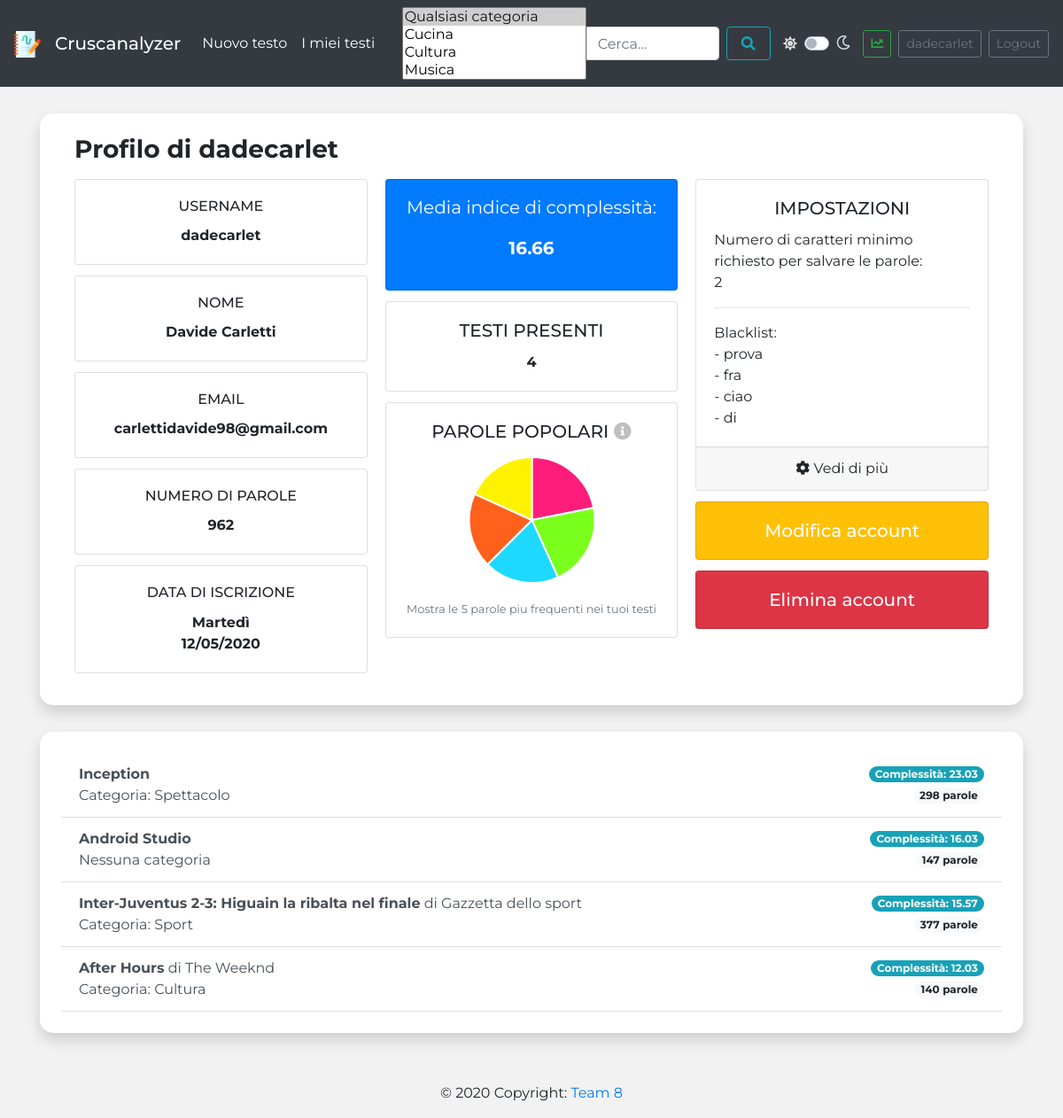
Page /user/26/ (signed in) on the committed database.
### text_management/models.py (models this page shows, shortened)
class Text(models.Model):
    user_owner = models.ForeignKey(settings.AUTH_USER_MODEL, on_delete=models.CASCADE,
                                   related_name='user_texts')  # Reference to the table User, created automatically by
    title = models.CharField(max_length=150)
    author = models.CharField(max_length=150, null=True, blank=True)
    link = models.URLField(max_length=250, null=True, blank=True)
    category = models.ForeignKey(Category, on_delete=models.SET_NULL, null=True, blank=True,
                                 related_name='category_texts')  # If the text category is cancelled, it is set as NULL.
    complexity = models.DecimalField(max_digits=20, decimal_places=2)
    content = ""  # Text content, not stored because of copyright problems
    _analysis = None  # Analysis of the text
    @property
    def analysis(self):
        if self._analysis is None:
            if self.content == "":
                self._analysis = {}
                for query_result in Analysis.objects.filter(text_id=self.pk):
                    self._analysis[query_result.word] = query_result.frequency
            else:
                self._analysis = dict(analyze_text(self.content)
                                      .most_common())  # Calculate and store the analysis of the text
        return self._analysis
    @property
    def word_counter(self):
        return Analysis.objects.filter(text_id=self.pk).count()
    class Meta:
        ordering = ['-pk', ]  # Ordering for DESC pk (last inserted first)

class UserTextSettings(models.Model):
    user = models.OneToOneField(User, primary_key=True, on_delete=models.CASCADE, related_name='user_text_settings')
    blacklist_string = models.TextField(default='')
    min_characters = models.IntegerField(default=0)
    @property
    def blacklist(self):
        if self.blacklist_string == '':
            return []
        return (''.join(self.blacklist_string.split())).split(';')

class Category(models.Model):
    name = models.CharField(max_length=150)
    def __str__(self):
        return f'{self.name}'
    class Meta:
        ordering = ['name']

### cruscanalyzer/views.py (the view)
# urls.py: path('user/<int:pk>/', UserProfileView.as_view(), name='other-user'),
class UserProfileView(BasicView, TemplateView):
    user_for_profile = None
    object_list = None
    template_name = 'user_info.html'
    def get_context_data(self, **kwargs):
        context = super(UserProfileView, self).get_context_data(**kwargs)
        try:
            self.user_for_profile = get_object_or_404(User, pk=kwargs['pk'])
        except ObjectDoesNotExist:
            raise Http404
        self.object_list = Text.objects.filter(user_owner_id=self.user_for_profile.id)
        return context

### templates/user_info.html (shortened to what this page needs)
{% extends 'base.html' %}
{% load static %}
{% load app_filters %}
{% block content %}
    <div class="box-width-radius2 container-md shadow p-4 mb-3 pl-10 bg-white w-auto">
        {% include 'user_management/base/base_user_profile.html' with user_for_profile=view.user_for_profile texts=view.object_list title_profile="Profilo di "|add:view.user_for_profile.username %}
    </div>
    <div class="box-width-radius2 container-md shadow p-4 mb-3 pl-10 bg-white w-auto">
        {% include 'text_management/base/base_user_text_list.html' with object_list=view.object_list%}
    </div>
{% endblock %}

### templates/navbar.html (shortened to what this page needs)
{% load static %}
<nav class="navbar navbar-expand-lg navbar-dark bg-dark ">
    <a class="navbar-brand" href="{% url 'home' %}">
        <img src="{% static "img/business.png" %}" width="30" height="30" alt="">
    </a>
    <a href="{% url 'home' %}">
        <span class="navbar-brand mb-0 h1 ">Cruscanalyzer</span>
    </a>
    <div class="collapse navbar-collapse " id="navbarSupportedContent">
        <ul class="navbar-nav mr-auto ">
            {% if user.is_authenticated %}
                <li class="nav-item active">
                    <a class="nav-link" href={% url 'text_management:text-insert' %}>Nuovo testo</a>
                </li>
                <li class="nav-item active">
                    <a class="nav-link" href={% url 'text_management:text-list' %}>I miei testi</a>
                </li>
            {% endif %}
        </ul>
        {% if user.is_authenticated %}
            {% with searchbar_form_id='navbar-search-form' searchbar_select_categories_id='navbar-select-categories' %}
                {% include 'searchbar.html' with compare=False %}
            {% endwith %}
        {% endif %}
        <i class="fas fa-sun fa-theme"></i>
        <div class="custom-control custom-switch ml-2">
            <label class="custom-control-label" for="darkSwitch">
                <i class="far fa-moon fa-theme"></i>
            </label>
        </div>
        {% if user.is_authenticated %}
            <ul class="navbar-nav ml-auto ">
                <li class="nav-item active">
                    <a class="btn btn-sm btn-outline-success mr-2" href="{% url 'text_management:dashboard' %}"
                       role="button"><i class="fas fa-chart-line"></i></a>
                </li>
                <li class="nav-item active">
                    <a class="btn btn-sm btn-outline-secondary mr-2" href="{% url 'user_management:user' %}"
                       role="button">{{ user.username }}</a>
                </li>
                <li class="nav-item active">
                    <a class="btn btn-sm btn-outline-secondary" href="{% url 'user_management:user-logout' %}"
                       role="button">Logout</a>
                </li>
            </ul>
        {% endif %}
    </div>
</nav>

### templates/searchbar.html
{% load static %}
{% if compare %}
    <form id="{{ searchbar_form_id }}" class="form-inline ml-0 mr-auto">
{% else %}
    <form id="{{ searchbar_form_id }}" class="form-inline ml-0 mr-auto" method="GET"
          action="{% url 'text_management:text-search' %}">
{% endif %}
    <select id="{{ searchbar_select_categories_id }}" class="selectpicker ml-sm-2 select-categories" multiple name="category" data-style="btn-info">
        <option class="select-all" value="0" selected="">Qualsiasi categoria</option>
        {% for category in view.categories %}
            <option value="{{ category.id }}">{{ category.name }}</option>
        {% endfor %}
    </select>
    <input class="search-field form-control mr-2" type="search"
       placeholder="Cerca..." aria-label="Cerca" name="search" size="40">
    <button class="btn btn-outline-info search-button nav-link my-2 my-sm-0"  type="submit">
        <i class="fas fa-search d-flex align-items-center"></i>
    </button>
</form>

### user_management/templates/user_management/base/base_user_profile.html (shortened to what this page needs)
{% load app_filters %}
{% load static %}
<div class="container">
    <h3 class="font-weight-bold">{{ title_profile }}</h3>
    <div class="card-columns mt-3">
        <div class="card text-center">
            <div class="card-body">
                <h6 class="card-title">USERNAME</h6>
                <p class="card-text font-weight-bold">{{ user_for_profile.username }}</p>
            </div>
        </div>
        <div class="card text-center">
            <div class="card-body">
                <h6 class="card-title">NOME</h6>
                <p class="card-text font-weight-bold">{{ user_for_profile.first_name }} {{ user_for_profile.last_name }}</p>
            </div>
        </div>
        <div class="card text-center">
            <div class="card-body">
                <h6 class="card-title">EMAIL</h6>
                <p class="card-text font-weight-bold">{{ user_for_profile.email }}</p>
            </div>
        </div>
        <div class="card text-center">
            <div class="card-body">
                <h6 class="card-title">NUMERO DI PAROLE</h6>
                <p class="card-text font-weight-bold">{{ texts|get_user_words }}</p>
            </div>
        </div>
        <div class="card text-center">
            <div class="card-body">
                <h6 class="card-title">DATA DI ISCRIZIONE</h6>
                <div class="container">
                    <span class="card-text font-weight-bold">{{ user_for_profile.date_joined|date:'l'}}</span><br>
                    <span class="card-text font-weight-bold">{{ user_for_profile.date_joined|date:'d/m/Y' }}</span>
                </div>
            </div>
        </div>
        <div class="card bg-primary text-white text-center p-3">
            <blockquote class="blockquote mb-0">
                <p>Media indice di complessità:</p>
                <p class="font-weight-bold">{{ texts|get_avg_complexity }}</p>
            </blockquote>
        </div>
        <div class="card text-center">
            <div class="card-body">
                <h5 class="card-title">TESTI PRESENTI</h5>
                <p class="card-text font-weight-bold">{{ texts|get_count_texts }}</p>
            </div>
        </div>
        {% if texts %}
            <div class="card text-center">
                <div class="card-body">
                    <h5 class="card-title mb-3">
                        PAROLE POPOLARI
                        <span class="help-tooltip" data-toggle="tooltip" data-placement="bottom"
                              title="Sposta il mouse sul grafico per vedere le parole">
                            <i class="fas fa-info-circle"></i>
                         </span>
                    </h5>
                    <div id="container">
                        <canvas id="pie-chart"></canvas>
                    </div>
                    <p class="card-text mt-3"><small class="text-muted">Mostra le 5 parole piu frequenti nei tuoi testi</small></p>
                </div>
            </div>
        {% endif %}
        {% if user_for_profile == user %}
            <div class="card">
                <div class="card-body">
                    <h5 class="card-title text-center">IMPOSTAZIONI</h5>
                    <p class="card-text">Numero di caratteri minimo richiesto per salvare le parole:
                        <br>{{ user.user_text_settings.min_characters }}</p>
                    <hr>
                    <p class="card-text">
                        Blacklist:
                        {% if user.user_text_settings.blacklist|first != '' %}
                            {% for black_word in user.user_text_settings.blacklist|slice:5 %}
                                <br>- {{ black_word|truncatechars:20 }}
                            {% endfor %}
                        {% else %}
                            Ancora nessuna parola
                        {% endif %}
                    </p>
                </div>
                <a class="flat-link" href="{% url 'text_management:text-settings' %}">
                    <div class="card-footer text-center"><i class="fas fa-cog"></i> Vedi di più</div></a>
            </div>
            <a class="card bg-warning text-white text-center" href="{% url 'user_management:user-update' %}">
                <div class="card-body">
                    <h5 class="card-text">Modifica account</h5>
                </div>
            </a>
            <a class="card bg-danger text-white text-center trigger-btn" id="card-delete-user" href="#myModal"
               data-toggle="modal">
                <div class="card-body">
                    <h5 class="card-text">Elimina account</h5>
                </div>
            </a>
        {% endif %}
    </div>
</div>
<script>
    var words = [];
    var freqs = [];
    {% for word, freq in texts|get_ordered_words_frequencies_blacklist_filtered:user|slice:"5" %}
        words.push('{{ word }}');
        freqs.push('{{ freq }}');
    {% endfor %}
    var config = {
        type: 'pie',
        data: {
            datasets: [{
                data: freqs,
                backgroundColor: [
                    '#ff1d7b', '#7bff1d', '#1dd9ff', '#ff611d', '#fff200'
                ],
                label: 'Population'
            }],
            labels: words
        },
        options: {
            responsive: true,
            legend: {
                display: false
            },
        }
    };
    window.onload = function() {
        var ctx = document.getElementById('pie-chart').getContext('2d');
        window.myPie = new Chart(ctx, config);
    };
</script>

### text_management/templates/text_management/base/base_text_list.html (shortened to what this page needs)
{% extends 'base_list.html' %}
{% load static %}
{% load app_filters %}
{% block list_content %}
    {% for text in object_list|dictsortreversed:'complexity' %}
        <div class="text-element d-flex justify-content-between">
            {% if object_list.compare_url %}
                <a class="list-group-item list-group-item-action d-flex justify-content-between align-items-center"
                   href="{% url 'text_management:compare-text-analysis' object_list.first_pk text.pk %}">
            {% else %}
                <a class="list-group-item list-group-item-action d-flex justify-content-between align-items-center"
                   href="{% url 'text_management:saved-text-analysis' text.pk %}">
            {% endif %}
            <div>
                <span class="user-text-list-item-title font-weight-bold">{{ text.title }}</span>
                {% if text.author %}
                    <span class="user-text-list-item-author">di {{ text.author }}</span>
                {% endif %}
                <br>
                {% if text.category %}
                    Categoria: {{ text.category }}
                {% else %}
                    Nessuna categoria
                {% endif %}
            </div>
            <div class="multiple_span">
                <span class="badge badge-info badge-pill">Complessità: {{ text.complexity }}</span> <br>
                <span class="badge badge-light badge-pill">
                    {{ text.word_counter }}
                    {% if text.word_counter == 1 %}
                        parola
                    {% else %}
                        parole
                    {% endif %}
                </span>
            </div>
            </a>
        </div>
    {% empty %}
        {% block text_list_empty_message %} {% endblock %}
    {% endfor %}
{% endblock %}

### rows in the picture
Text: id "962", title "Android Studio", shows "Nessuna categoria", complexity "16.03", word_counter "147", shows "parole"
Text: title "Inception", category "Spettacolo", complexity "23.03", word_counter "298", shows "parole"
Text: title "Inter-Juventus 2-3: Higuain la ribalta nel finale", author "Gazzetta dello sport", category "Sport", complexity "15.57", word_counter "377", shows "parole"
Text: title "After Hours", author "The Weeknd", category "Cultura", complexity "12.03", word_counter "140", shows "parole"

### other values in the picture
{{ user.username }} "dadecarlet"
{{ title_profile }} "Profilo di dadecarlet"
{{ user_for_profile.username }} "dadecarlet"
{{ user_for_profile.first_name }} "Davide"
{{ user_for_profile.last_name }} "Carletti"
{{ user_for_profile.email }} "carlettidavide98@gmail.com"
{{ user_for_profile.date_joined|date:'l' }} "Martedì"
{{ user_for_profile.date_joined|date:'d/m/Y' }} "12/05/2020"
{{ texts|get_avg_complexity }} "16.66"
{{ texts|get_count_texts }} "4"
{{ user.user_text_settings.min_characters }} "2"
{{ black_word|truncatechars:20 }} "prova" "fra" "ciao" "di"
chart data {{ freq }} 42, 41, 37, 37, 35
